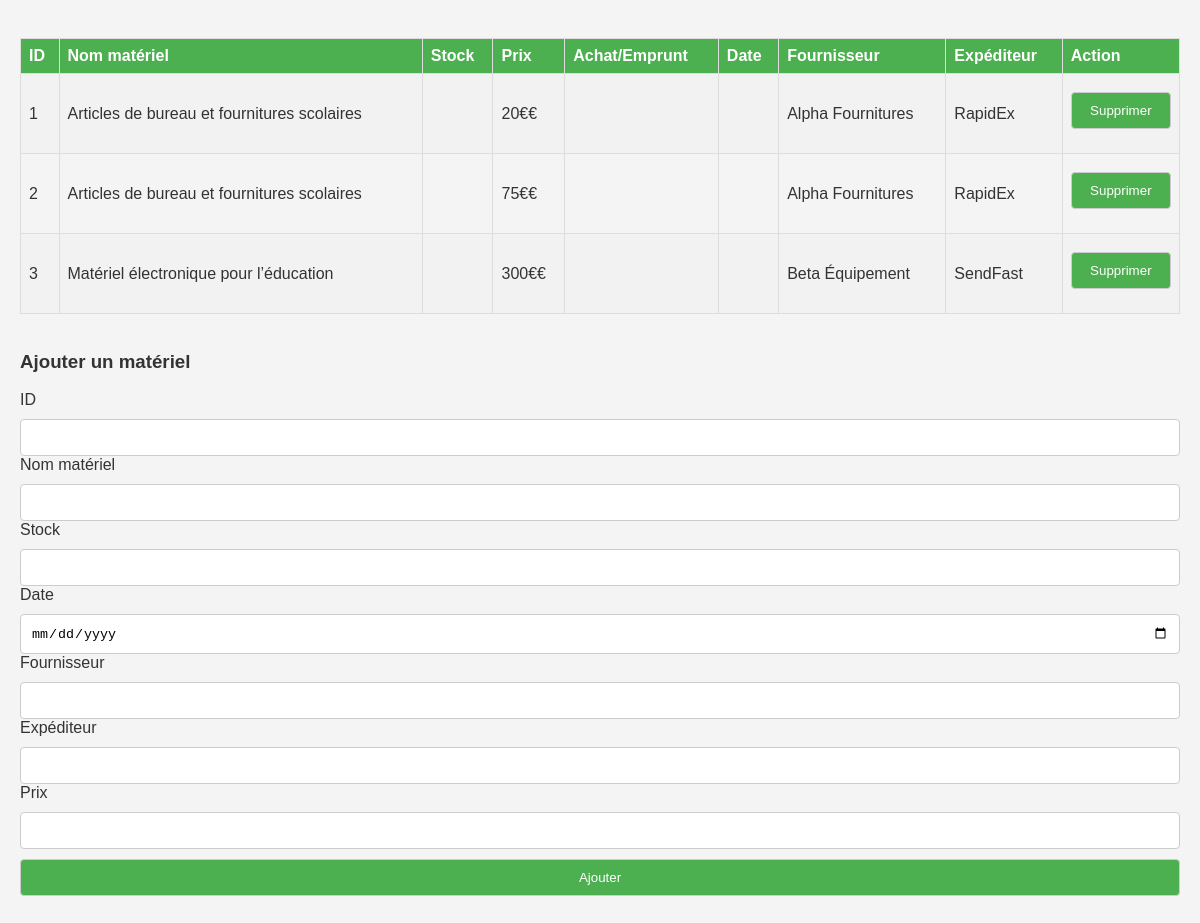
Screenshot of /Materiel/materiel.php with the database file from the repository.
### tables this page shows
CREATE TABLE `Produits` (
  `product_id` INTEGER PRIMARY KEY,
  `supplier_id` INTEGER,
  `category_id` INTEGER,
  `product_unit` VARCHAR(50),
  `product_price` VARCHAR(50)
);

CREATE TABLE `Categories` (
  `category_id` INTEGER PRIMARY KEY,
  `category_name` VARCHAR(255),
  `category_description` VARCHAR(255)
);

CREATE TABLE `Fournisseurs` (
  `supplier_id` INTEGER PRIMARY KEY,
  `supplier_name` VARCHAR(255),
  `supplier_contact` VARCHAR(255),
  `supplier_address` VARCHAR(255),
  `supplier_city` VARCHAR(100),
  `supplier_postal` VARCHAR(10),
  `supplier_phone` VARCHAR(15)
);

CREATE TABLE `Expediteurs` (
  `expeditor_id` INTEGER PRIMARY KEY,
  `expeditor_name` VARCHAR(255),
  `expeditor_phone` VARCHAR(15),
  `fournisseur_id` INTEGER,
  FOREIGN KEY (`fournisseur_id`) REFERENCES `Fournisseurs` (`supplier_id`)
);

### Materiel/materiel.php (the view, shortened to what this page needs)
<?php
$serveur = "localhost";
$utilisateur = "root";
$motDePasse = "";
$baseDeDonnees = "ecoline";
$connexion = mysqli_connect($serveur, $utilisateur, $motDePasse, $baseDeDonnees);
$requete_produits = "
SELECT
    p.product_id,
    p.product_price,
    cat.category_description,
    s.stock_quantity,
    s.date_ajout,
    f.supplier_name,
    e.expeditor_name
FROM produits as p
LEFT JOIN categories as cat ON
    cat.category_id = p.category_id
LEFT JOIN stocks as s ON
    s.product_id = p.product_id
LEFT JOIN fournisseurs as f ON
    f.supplier_id = p.supplier_id
LEFT JOIN expediteurs as e ON
    e.fournisseur_id = f.supplier_id";
$resultat_produits = $connexion->query($requete_produits);
$donnees_produits = array();
while ($ligne_produits = $resultat_produits->fetch_assoc()) {
    $donnees_produits[] = $ligne_produits;
}
?>
<table class="mystock_table">
    <tr>
        <th>ID </th>
        <th>Nom mat&eacute;riel</th>
        <th>Stock</th>
        <th>Prix</th>
        <th>Achat/Emprunt</th>
        <th>Date</th>
        <th>Fournisseur</th>
        <th>Exp&eacute;diteur</th>
        <th>Action</th>
    </tr>
    <?php
    foreach ($donnees_produits as $ligne_produits) {
        echo "<tr>";
        echo "<td>" . $ligne_produits['product_id'] . "</td>";
        echo "<td>" . $ligne_produits['category_description'] . "</td>";
        echo "<td>" . $ligne_produits['stock_quantity'] . "</td>";
        echo "<td>" . $ligne_produits['product_price'],"€" . "</td>";
        echo "<td>" . "" . "</td>";
        echo "<td>" . $ligne_produits['date_ajout'] . "</td>";
        echo "<td>" . $ligne_produits['supplier_name'] . "</td>";
        echo "<td>" . $ligne_produits['expeditor_name'] . "</td>";
        echo "<td><form method='POST'>
        <input type=hidden name=id value=" . $ligne_produits['product_id'] . " >
        <input type=submit value=Supprimer name=delete >
        </form>
        </td>";
        echo "</tr>";
    }
echo "<br />";
?>
</table>
<h3>Ajouter un mat&eacute;riel</h3>
<form method='POST' >
  <div>
    <label>ID</label>
    <input required="required" type='number' id="product_id" name='product_id' />
  </div>
  <div>
    <label>Nom mat&eacute;riel</label>
    <input required="required" type='text' name='category_description' />
  </div>
    <label>Stock</label>
    <input required="required" type='number' name='stock_quantity' />
  <div>
    <label>Date</label>
    <input required="required" id="date" type='date' name='date_ajout' />
  </div>
  <div>
    <label>Fournisseur</label>
    <input required="required" type='text' name='supplier_name' />
  </div>
  <div>
    <label>Exp&eacute;diteur</label>
    <input required="required" type='text' name='expeditor_name' />
  </div>
  <div>
    <label>Prix</label>
    <input required="required" type='number' name='product_price' />
  </div>
  <div>
    <input type='submit' value='Ajouter' id="ajout" name="ajout" />
  </div>
</form>

### Materiel/materiel.php (style rules this page uses)
table { width: 100%; border-collapse: collapse; }
th, td { padding: 8px; text-align: left; border: 1px solid #ddd; }
th { background-color: #4CAF50; color: white; }
tr:nth-child(even) { background-color: #f2f2f2; }
input[type="text"], input[type="number"], input[type="date"], input[type="submit"] { width: 100%; padding: 10px; margin-top: 10px; border: 1px solid #ccc; border-radius: 4px; }
input[type="submit"] { background-color: #4CAF50; color: white; cursor: pointer; }

### rows the page displays
produits: product_id "1", category.category_description "Articles de bureau et fournitures scolaires", product_price "20€", supplier.supplier_name "Alpha Fournitures", expediteurs.expeditor_name "RapidEx"
produits: product_id "2", category.category_description "Articles de bureau et fournitures scolaires", product_price "75€", supplier.supplier_name "Alpha Fournitures", expediteurs.expeditor_name "RapidEx"
produits: product_id "3", category.category_description "Matériel électronique pour l’éducation", product_price "300€", supplier.supplier_name "Beta Équipement", expediteurs.expeditor_name "SendFast"
